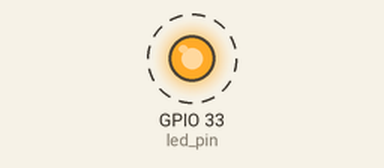
This sketch was run on a simulated ESP32. On the bench: output pins drawn as LEDs (lit = HIGH). Dashed ring = blinking. Nothing arrives over Bluetooth unless stated; what the sketch prints to the serial monitor is not drawn.

Above: at 0.16 s.
Timing chart, 0 to 3.0 s (numbered marks = the images above):
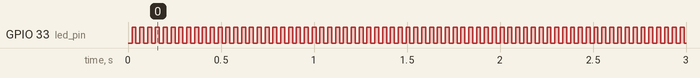

Measured:
- by itself, GPIO 33 (led_pin): alternates HIGH for 0.02 s and LOW for 0.02 s

The sketch:

PS4_Master.ino
```cpp
#include <PS4Controller.h>

#define led_pin 33

char ack = 6;
int x = 0;
int y = 0;
int z = 0;

long data_rate = 20;
long prev_time = 0;
long current_time = 0;

byte led = 0;

//---------------------------------------------------------------------------------------------------//

void setup()
{
  Serial.begin(115200);
  PS4.begin("43:1f:09:e9:a6:b2");  //MAC address of your PS4
  pinMode(led_pin, OUTPUT);
}

//---------------------------------------------------------------------------------------------------//

void loop()
{
  current_time = millis();

  readValues(); // Get data from PS4

  if (current_time - prev_time > data_rate)
  {
    sendValues(); //Send data to Atmega328
    //printValues(); //Prints data on serial port of debugging

    led = !led;
    digitalWrite(led_pin, led);

    prev_time = current_time;
  }
}

//---------------------------------------------------------------------------------------------------//

void readValues()
{
  x = PS4.LStickX();
  y = PS4.LStickY();
  z = PS4.RStickX(); //rotation
}

//---------------------------------------------------------------------------------------------------//

void sendValues()
{
  Serial.print(ack);
  Serial.println(x);
  Serial.println(y);
  Serial.println(z);
}

//---------------------------------------------------------------------------------------------------//

void printValues()
{
  Serial.print(x);
  Serial.print("\t");
  Serial.print(y);
  Serial.print("\t");
  Serial.println(z);
}

//---------------------------------------------------------------------------------------------------//
```
